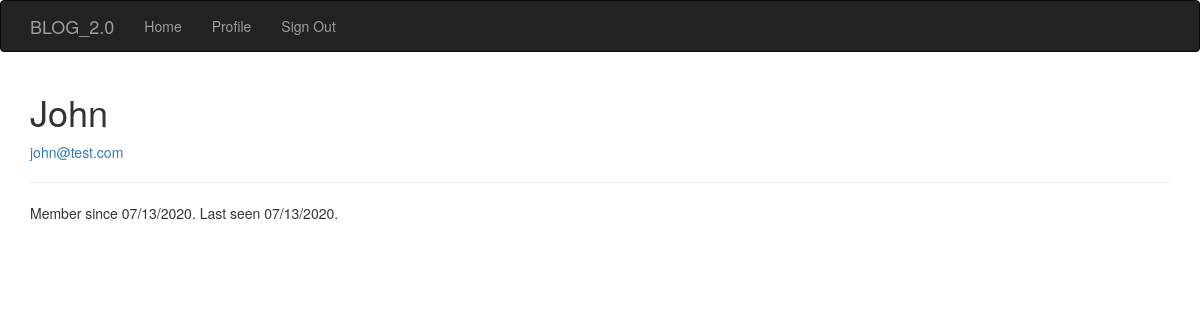
Screenshot of /user/John (signed in) with the database file from the repository.
### app/models.py (models this page shows, shortened)
class User(UserMixin, db.Model):
    __tablename__ = 'users'
    id = db.Column(db.Integer, primary_key=True)
    email = db.Column(db.String(64), unique=True, index=True)
    username = db.Column(db.String(64), unique=True, index=True)
    name = db.Column(db.String(64))
    location = db.Column(db.String(64))
    about_me = db.Column(db.Text())
    member_since = db.Column(db.DateTime(), default=datetime.utcnow)
    last_seen = db.Column(db.DateTime(), default=datetime.utcnow)
    password_hash = db.Column(db.String(128))
    role_id = db.Column(db.Integer, db.ForeignKey('roles.id'))
    confirmed = db.Column(db.Boolean, default=False)
    def can(self, perm):
        return self.role is not None and self.role.has_permission(perm)
    def is_administrator(self):
        return self.can(Permission.ADMIN)
    def ping(self):
        self.last_seen = datetime.utcnow()
        db.session.add(self)
        db.session.commit()
    @property
    def password(self):
        '''
        Password property to prevent reading passwords directly
        '''
        raise AttributeError('Password is not a readable attribute')

### app/main/views.py (the view)
@main.route('/user/<username>')
def user(username):
    user = User.query.filter_by(username=username).first_or_404()
    return render_template('user.html', user=user)

### app/auth/views.py (called while the page is built)
@auth.before_app_request
def before_request():
    if current_user.is_authenticated:
        current_user.ping()
        if not current_user.confirmed \
                and request.endpoint \
                and request.blueprint != 'auth' \
                and request.endpoint != 'static':
            return redirect(url_for('auth.unconfirmed'))

### app/main/__init__.py (called while the page is built)
@main.app_context_processor
def inject_permission():
    return dict(Permission=Permission)

### app/models.py (called while the page is built)
@login_manager.user_loader
def load_user(user_id):
    return User.query.get(int(user_id))

    def has_permission(self, perm):
        return self.permissions & perm == perm

### app/templates/user.html (shortened to what this page needs)
{% extends 'base.html' %}
{% block head %}
  {{ super() }}
{% endblock %}
{% block page_content %}
<div class='page_header'>
  <h1>{{ user.username }} </h1>
  {% if current_user.is_administrator() %}
  <p><a href="mailto: {{ user.email }}">{{ user.email }}</a></p>
  {% endif %}
  <hr>
  <p>
    Member since {{ moment(user.member_since).format('L') }}.
    Last seen {{ moment(user.last_seen).format('L') }}.
  </p>
</div>
{% endblock %}

### rows the page displays
User: username "John", email "john@test.com", member_since "07/13/2020", last_seen "07/13/2020"
